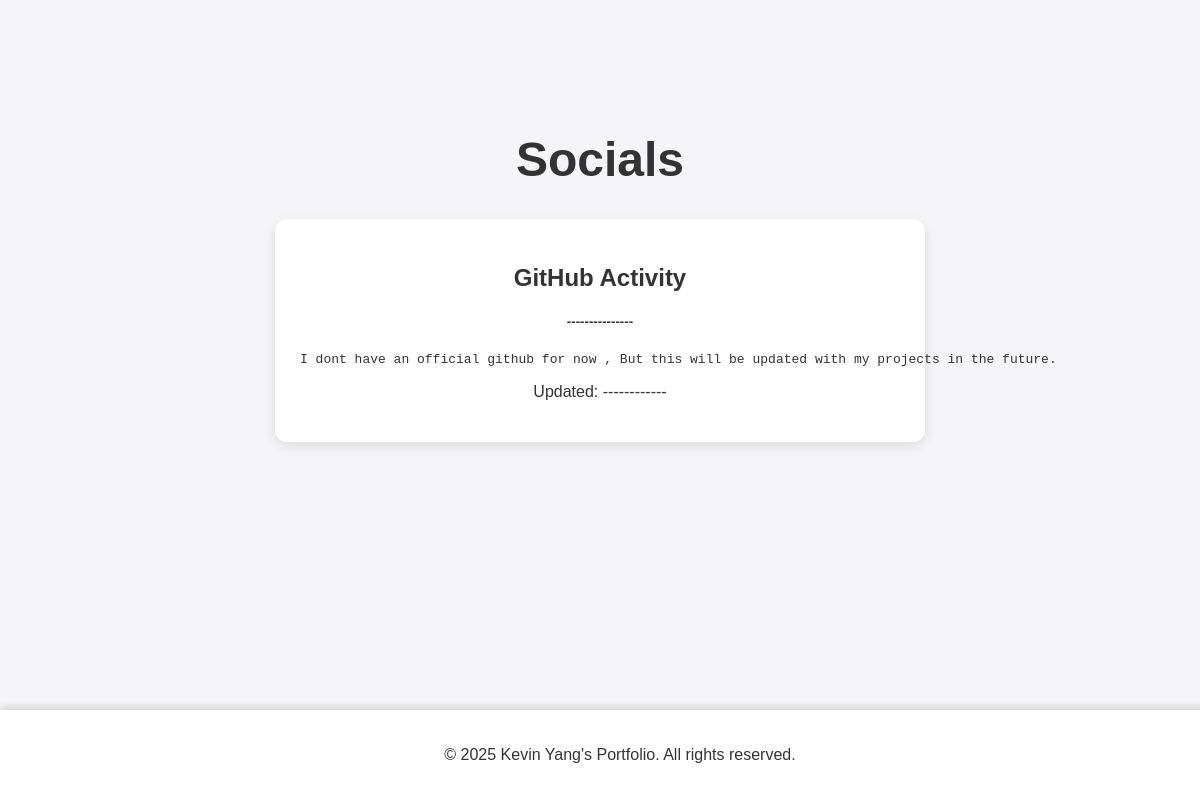
The app's page /socials.php with its own data.
### tables this page shows
CREATE TABLE `social_settings` (
  `id` int NOT NULL,
  `settings` text NOT NULL,
  `updated_at` timestamp NOT NULL DEFAULT CURRENT_TIMESTAMP ON UPDATE CURRENT_TIMESTAMP
);

### socials.php (the view, shortened to what this page needs)
<?php
require_once 'config/db.php';
try {
    $stmt = $pdo->prepare("SELECT settings FROM social_settings LIMIT 1");
    $stmt->execute();
    $settings = $stmt->fetch();
    $socialData = $settings ? json_decode($settings['settings'], true) : [
        'instagram_image' => 'images/instagram.jpg',
        'instagram_date' => date('F j, Y'),
        'github_repo' => 'portfolio-site',
        'github_activity' => "No recent activity",
        'github_date' => date('F j, Y')
    ];
} catch (PDOException $e) {
    $socialData = [
        'instagram_image' => 'images/instagram.jpg',
        'instagram_date' => date('F j, Y'),
        'github_repo' => 'portfolio-site',
        'github_activity' => "Content loading failed",
        'github_date' => date('F j, Y')
    ];
}
?>
<!DOCTYPE html>
<html lang="en">
<head>
    <link rel="stylesheet" href="css/style.css">
</head>
<body>
    <main class="container mt-4">
    <h1 style="font-size: 3em;">Socials</h1>
        <div class="social-card">
            <h2><i class="fab fa-github"></i> GitHub Activity</h2>
            <h5><?= $socialData['github_repo'] ?></h5>
            <pre><?= $socialData['github_activity'] ?></pre>
            <p class="text-muted">Updated: <?= $socialData['github_date'] ?></p>
        </div>
    </main>
    <footer>
        <p>&copy; <?php echo date('Y'); ?> Kevin Yang's Portfolio. All rights reserved.</p>
    </footer>
</body>
</html>

### css/style.css (style rules this page uses)
body { font-family: Arial, sans-serif; margin: 0; padding: 0; background-color: #f5f5f7; color: #333; }
main { padding: 100px 50px 50px; text-align: center; }
footer { text-align: center; padding: 20px; background-color: #ffffff; box-shadow: 0 -4px 6px rgba(0, 0, 0, 0.1); position: fixed; width: 100%; bottom: 0; left: 0; }

### socials.php (style rules this page uses)
.social-card { background: white; border-radius: 12px; box-shadow: 0 4px 12px rgba(0,0,0,0.1); padding: 25px; margin-bottom: 30px; max-width: 600px; margin-left: auto; margin-right: auto; }

### records on screen
social_settings: settings "---------------", settings "I dont have an official github for now , But this will be updated with my projects in the future.", settings "------------"
